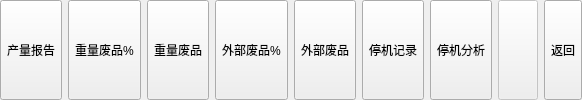
              <widget class="QWidget" name="cp8">
               <layout class="QHBoxLayout" name="horizontalLayout_79">
                <property name="margin">
                 <number>0</number>
                </property>
                <item>
                 <widget class="QToolButton" name="pb_cl">
                  <property name="enabled">
                   <bool>true</bool>
                  </property>
                  <property name="sizePolicy">
                   <sizepolicy hsizetype="Preferred" vsizetype="Preferred">
                    <horstretch>0</horstretch>
                    <verstretch>0</verstretch>
                   </sizepolicy>
                  </property>
                  <property name="text">
                   <string>产量报告</string>
                  </property>
                  <property name="checkable">
                   <bool>true</bool>
                  </property>
                  <property name="checked">
                   <bool>false</bool>
                  </property>
                  <attribute name="buttonGroup">
                   <string>buttonGroup5</string>
                  </attribute>
                 </widget>
                </item>
                <item>
                 <widget class="QToolButton" name="pb_pp_3">
                  <property name="enabled">
                   <bool>true</bool>
                  </property>
                  <property name="sizePolicy">
                   <sizepolicy hsizetype="Preferred" vsizetype="Preferred">
                    <horstretch>0</horstretch>
                    <verstretch>0</verstretch>
                   </sizepolicy>
                  </property>
                  <property name="text">
                   <string>重量废品%</string>
                  </property>
                  <property name="checkable">
                   <bool>true</bool>
                  </property>
                  <property name="checked">
                   <bool>false</bool>
                  </property>
                  <attribute name="buttonGroup">
                   <string>buttonGroup5</string>
                  </attribute>
                 </widget>
                </item>
                <item>
                 <widget class="QToolButton" name="toolButton_33">
                  <property name="enabled">
                   <bool>true</bool>
                  </property>
                  <property name="sizePolicy">
                   <sizepolicy hsizetype="Preferred" vsizetype="Preferred">
                    <horstretch>0</horstretch>
                    <verstretch>0</verstretch>
                   </sizepolicy>
                  </property>
                  <property name="text">
                   <string>重量废品</string>
                  </property>
                  <property name="checkable">
                   <bool>true</bool>
                  </property>
                  <attribute name="buttonGroup">
                   <string>buttonGroup5</string>
                  </attribute>
                 </widget>
                </item>
                <item>
                 <widget class="QToolButton" name="pb_js_5">
                  <property name="enabled">
                   <bool>true</bool>
                  </property>
                  <property name="sizePolicy">
                   <sizepolicy hsizetype="Preferred" vsizetype="Preferred">
                    <horstretch>0</horstretch>
                    <verstretch>0</verstretch>
                   </sizepolicy>
                  </property>
                  <property name="text">
                   <string>外部废品%</string>
                  </property>
                  <property name="checkable">
                   <bool>true</bool>
                  </property>
                  <attribute name="buttonGroup">
                   <string>buttonGroup5</string>
                  </attribute>
                 </widget>
                </item>
                <item>
                 <widget class="QToolButton" name="toolButton_35">
                  <property name="enabled">
                   <bool>true</bool>
                  </property>
                  <property name="sizePolicy">
                   <sizepolicy hsizetype="Preferred" vsizetype="Preferred">
                    <horstretch>0</horstretch>
                    <verstretch>0</verstretch>
                   </sizepolicy>
                  </property>
                  <property name="text">
                   <string>外部废品</string>
                  </property>
                  <property name="checkable">
                   <bool>true</bool>
                  </property>
                  <attribute name="buttonGroup">
                   <string>buttonGroup5</string>
                  </attribute>
                 </widget>
                </item>
                <item>
                 <widget class="QToolButton" name="toolButton_34">
                  <property name="enabled">
                   <bool>true</bool>
                  </property>
                  <property name="sizePolicy">
                   <sizepolicy hsizetype="Preferred" vsizetype="Preferred">
                    <horstretch>0</horstretch>
                    <verstretch>0</verstretch>
                   </sizepolicy>
                  </property>
                  <property name="text">
                   <string>停机记录</string>
                  </property>
                  <property name="iconSize">
                   <size>
                    <width>32</width>
                    <height>32</height>
                   </size>
                  </property>
                  <property name="checkable">
                   <bool>true</bool>
                  </property>
                  <property name="checked">
                   <bool>false</bool>
                  </property>
                  <property name="toolButtonStyle">
                   <enum>Qt::ToolButtonTextUnderIcon</enum>
                  </property>
                  <attribute name="buttonGroup">
                   <string>buttonGroup5</string>
                  </attribute>
                 </widget>
                </item>
                <item>
                 <widget class="QToolButton" name="backButton3_6">
                  <property name="enabled">
                   <bool>true</bool>
                  </property>
                  <property name="sizePolicy">
                   <sizepolicy hsizetype="Preferred" vsizetype="Preferred">
                    <horstretch>0</horstretch>
                    <verstretch>0</verstretch>
                   </sizepolicy>
                  </property>
                  <property name="text">
                   <string>停机分析</string>
                  </property>
                  <property name="iconSize">
                   <size>
                    <width>32</width>
                    <height>32</height>
                   </size>
                  </property>
                  <property name="checkable">
                   <bool>true</bool>
                  </property>
                  <attribute name="buttonGroup">
                   <string>buttonGroup5</string>
                  </attribute>
                 </widget>
                </item>
                <item>
                 <widget class="QToolButton" name="backButton8_3">
                  <property name="enabled">
                   <bool>false</bool>
                  </property>
                  <property name="sizePolicy">
                   <sizepolicy hsizetype="Preferred" vsizetype="Preferred">
                    <horstretch>0</horstretch>
                    <verstretch>0</verstretch>
                   </sizepolicy>
                  </property>
                  <property name="text">
                   <string/>
                  </property>
                  <property name="iconSize">
                   <size>
                    <width>32</width>
                    <height>32</height>
                   </size>
                  </property>
                  <property name="toolButtonStyle">
                   <enum>Qt::ToolButtonTextUnderIcon</enum>
                  </property>
                 </widget>
                </item>
                <item>
                 <widget class="QToolButton" name="backButton10">
                  <property name="enabled">
                   <bool>true</bool>
                  </property>
                  <property name="sizePolicy">
                   <sizepolicy hsizetype="Preferred" vsizetype="Preferred">
                    <horstretch>0</horstretch>
                    <verstretch>0</verstretch>
                   </sizepolicy>
                  </property>
                  <property name="text">
                   <string>返回</string>
                  </property>
                  <property name="icon">
                   <iconset resource="source.qrc">
                    <normaloff>:/sources/back.png</normaloff>:/sources/back.png</iconset>
                  </property>
                  <property name="iconSize">
                   <size>
                    <width>32</width>
                    <height>32</height>
                   </size>
                  </property>
                  <property name="autoExclusive">
                   <bool>false</bool>
                  </property>
                  <property name="toolButtonStyle">
                   <enum>Qt::ToolButtonTextUnderIcon</enum>
                  </property>
                 </widget>
                </item>
               </layout>
              </widget>
